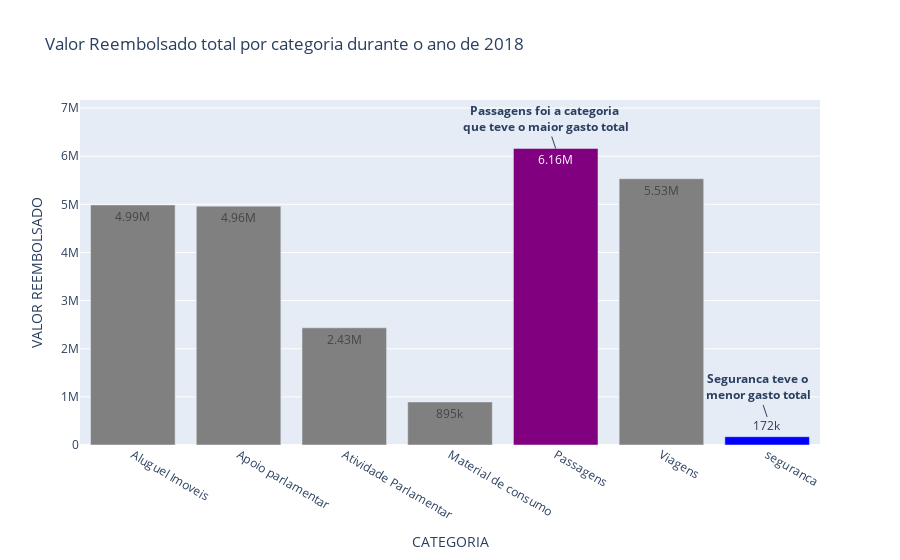

Notebook code cell kept with this figure:
### Markdown cell above
### Em qual categoria teve o maior gasto?

### Code cell
cores = ['gray' for x in range(7)]
cores[4] = 'purple'
cores[-1] = 'blue'
fig = px.bar(df.groupby('TIPO_DESPESA').sum(), x = df.groupby('TIPO_DESPESA').sum().index,y = 'VALOR_REEMBOLSADO',
             text_auto = "0.3s", title = "Valor Reembolsado total por categoria durante o ano de 2018", 
             labels= {'VALOR_REEMBOLSADO':'VALOR REEMBOLSADO', 'x':'CATEGORIA'}  )
fig.update_traces(marker_color=cores)
fig.add_annotation(x = 'Passagens', y = 6.16e6,text =  '<b>Passagens foi a categoria <br>que teve o maior gasto total')
fig.add_annotation(x = 'seguranca', y = 583e3,text =  '<b>Seguranca teve o<br> menor gasto total')
fig.show()

### Figure 1 — Plotly figure (JSON) as saved in the notebook; plotly's stock layout.template omitted (floating-point values rounded to 4 significant figures)
{"data": [{"alignmentgroup": "True", "hovertemplate": "CATEGORIA=%{x}<br>VALOR REEMBOLSADO=%{y}<extra></extra>", "legendgroup": "", "marker": {"color": ["gray", "gray", "gray", "gray", "purple", "gray", "blue"], "pattern": {"shape": ""}}, "name": "", "offsetgroup": "", "orientation": "v", "showlegend": false, "textposition": "auto", "texttemplate": "%{y:0.3s}", "type": "bar", "x": ["Aluguel Imoveis", "Apoio parlamentar", "Atividade Parlamentar", "Material de consumo", "Passagens", "Viagens", "seguranca"], "xaxis": "x", "y": [4988000.0, 4961000.0, 2435000.0, 895200.0, 6162000.0, 5533000.0, 172200.0], "yaxis": "y"}], "layout": {"annotations": [{"text": "<b>Passagens foi a categoria <br>que teve o maior gasto total", "x": "Passagens", "y": 6160000}, {"text": "<b>Seguranca teve o<br> menor gasto total", "x": "seguranca", "y": 583000}], "barmode": "relative", "legend": {"tracegroupgap": 0}, "title": {"text": "Valor Reembolsado total por categoria durante o ano de 2018"}, "xaxis": {"anchor": "y", "domain": [0, 1], "title": {"text": "CATEGORIA"}}, "yaxis": {"anchor": "x", "domain": [0, 1], "title": {"text": "VALOR REEMBOLSADO"}}}}
